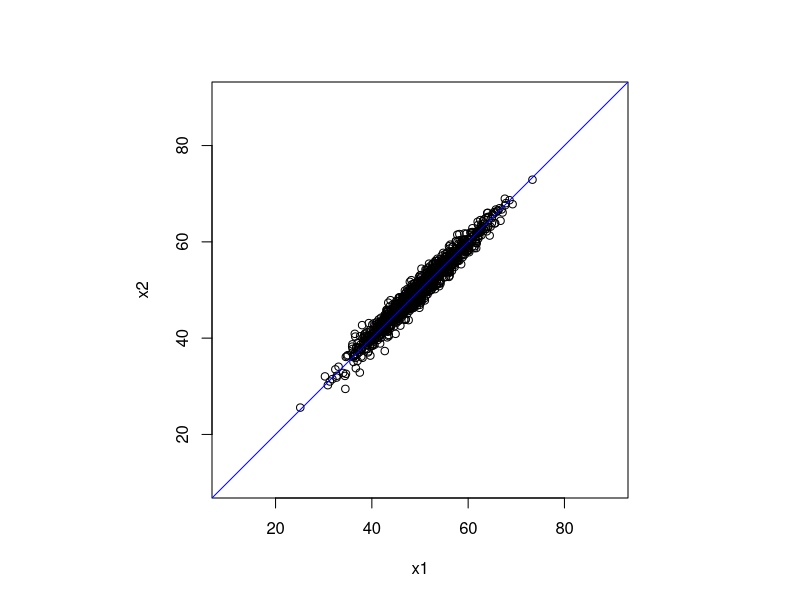
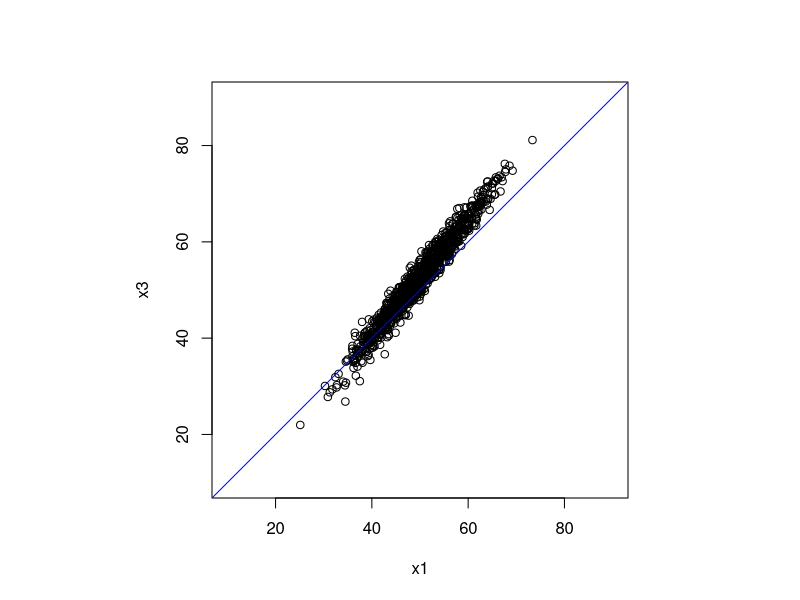
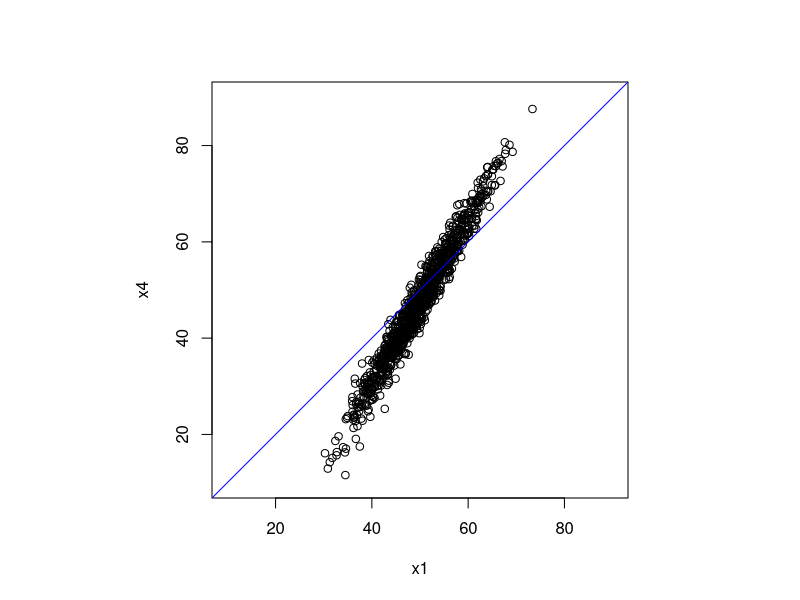
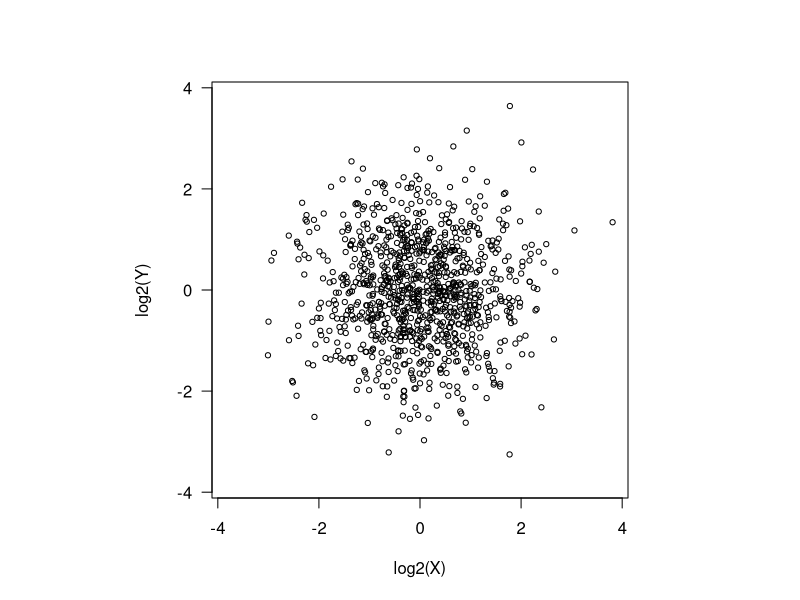
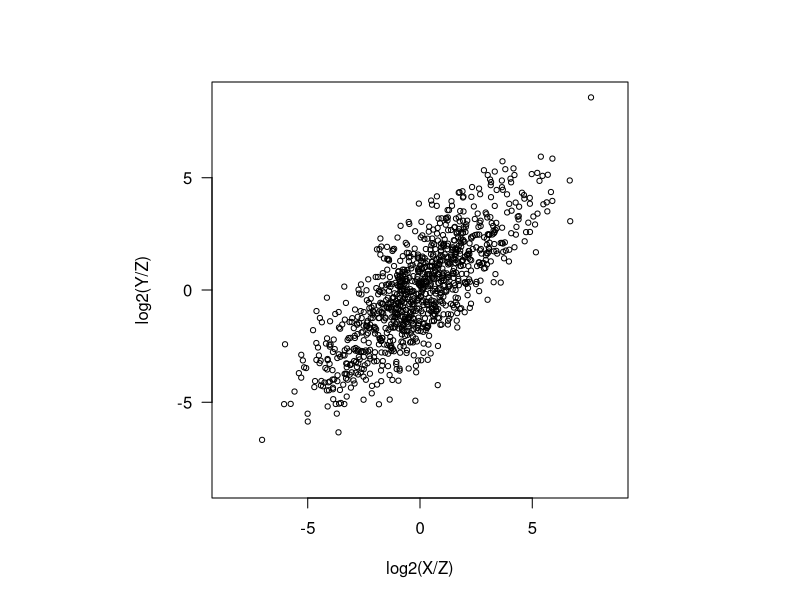
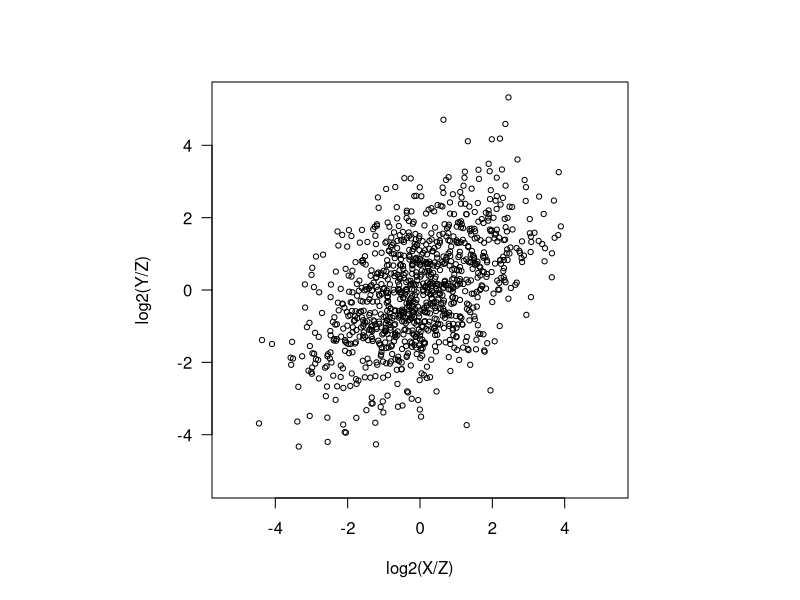
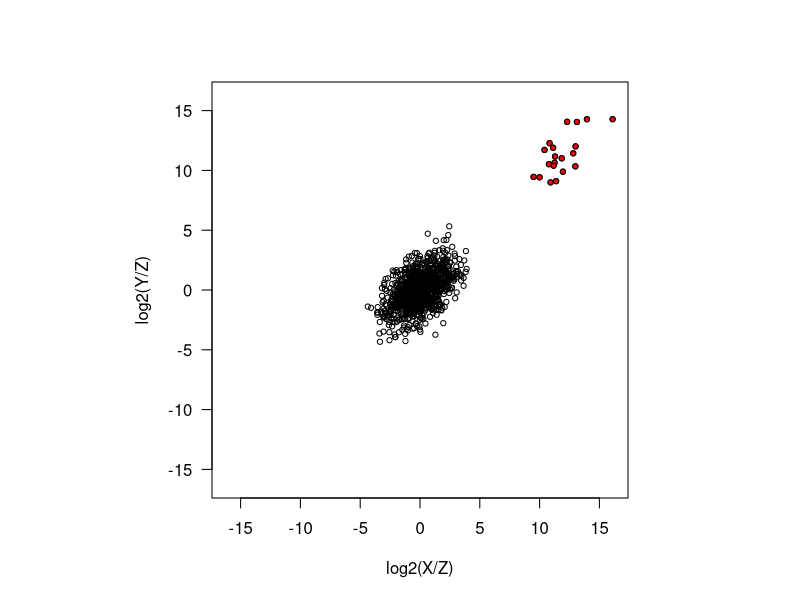
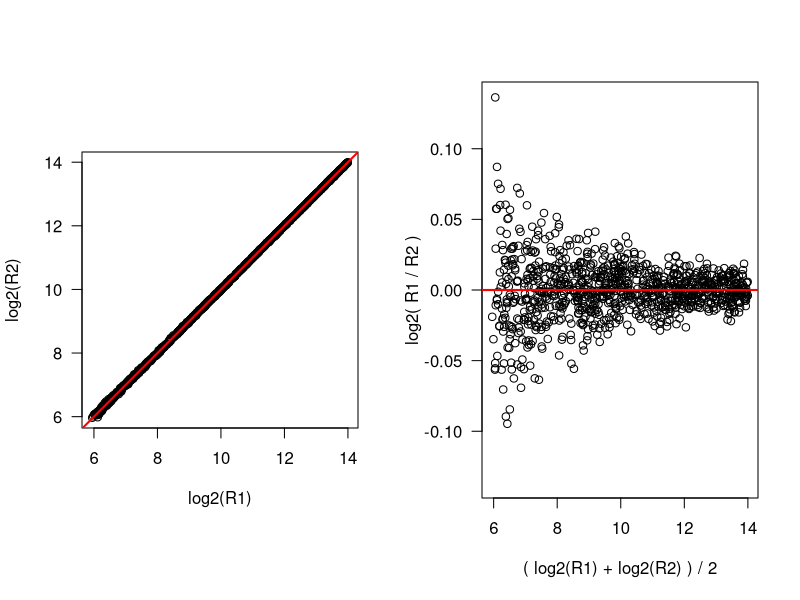

Recreate these plots in R, in order.
## ---- chunk 1
knitr::opts_chunk$set(echo=TRUE, fig.align="center")
## ---- chunk 2
set.seed(1)
m <- rpois(1000,50)
eps1 <- rnorm(1000)
eps2 <- rnorm(1000)
x1 <- m + eps1
x2 <- m + eps2
par(pty="s")
plot(x1, x2, xlim=c(10,90), ylim=c(10,90))
abline(c(0,1), col="blue")
## ---- chunk 3
cor.con <- function(x,y) 2*cov(x,y)/(var(x)+var(y)+(mean(x)-mean(y))^2)
cor(x1,x2)
cor.con(x1,x2)
## ---- chunk 4
x3 <- -10 + 1.25*x2
par(pty="s")
plot(x1, x3, xlim=c(10,90), ylim=c(10,90))
abline(c(0,1), col="blue")
cor(x1,x3)
cor.con(x1,x3)
## ---- chunk 5
x4 <- -40 + 1.75*x2
par(pty="s")
plot(x1, x4, xlim=c(10,90), ylim=c(10,90))
abline(c(0,1), col="blue")
cor(x1,x4)
cor.con(x1,x4)
## ---- chunk 6
set.seed(1)
x <- rnorm(1000)
y <- rnorm(1000)
r1 <- max(abs(c(x,y)))
r1 <- c(-r1,r1)
par(las=1, pty="s")
plot(x, y , xlab="log2(X)", ylab="log2(Y)", xlim=r1, ylim=r1, pch=1, cex=0.7)
## ---- chunk 7
z <- rnorm(1000,sd=2)
r2 <- max(abs(c(x-z,y-z)))
r2 <- c(-r2,r2)
par(las=1, pty="s")
plot(x-z, y-z , xlab="log2(X/Z)", ylab="log2(Y/Z)", xlim=r2, ylim=r2, pch=1, cex=0.7)
## ---- chunk 8
cor(x,y)
cor(x-z,y-z)
## ---- chunk 9
z <- rnorm(1000,sd=1)
r3 <- max(abs(c(x-z,y-z)))
r3 <- c(-r3,r3)
par(las=1, pty="s")
plot(x-z, y-z , xlab="log2(X/Z)", ylab="log2(Y/Z)", xlim=r3, ylim=r3, pch=1, cex=0.7)
cor(x-z,y-z)
## ---- chunk 10
z[1:20] <- log2(runif(20,0,1e-3))
z[1:20]
r4 <- max(abs(c(x-z,y-z)))
r4 <- c(-r4,r4)
par(las=1, pty="s")
plot(x-z, y-z, xlab="log2(X/Z)", ylab="log2(Y/Z)", xlim=r4, ylim=r4, pch=1, cex=0.7)
points((x-z)[1:20], (y-z)[1:20], pch=21, bg="red", cex=0.7)
cor(x-z,y-z)
## ---- chunk 11
n <- 1000
set.seed(1)
x <- runif(n,6,14)
## ---- chunk 12
x1 <- x + rnorm(n,sd=1/x^2)
x2 <- x + rnorm(n,sd=1/x^2)
r <- max(abs(x1-x2))
r <- c(-r,r)
par(mfrow=c(1,2), las=1)
par(pty="s")
plot(x1, x2, xlab="log2(R1)", ylab="log2(R2)")
abline(c(0,1), col="red", lwd=2)
par(pty="m")
plot((x1+x2)/2, x1-x2, xlab="( log2(R1) + log2(R2) ) / 2", ylab="log2( R1 / R2 )", ylim=r)
abline(h=0, col="red", lwd=2)
## ---- chunk 13
x1b <- x1 + log2(1.05)
x2b <- x2
r <- max(abs(x1b-x2b))
r <- c(-r,r)
par(mfrow=c(1,2), las=1)
par(pty="s")
plot(x1b, x2b, xlab="log2(R1)", ylab="log2(R2)")
abline(c(0,1), col="red", lwd=2)
par(pty="m")
plot((x1b+x2b)/2, x1b-x2b, xlab="( log2(R1) + log2(R2) ) / 2", ylab="log2( R1 / R2 )", ylim=r)
abline(h=0, col="red", lwd=2)
## ---- chunk 14
x1b <- x1 + log2(1.01)
x2b <- x2
r <- max(abs(x1b-x2b))
r <- c(-r,r)
par(mfrow=c(1,2), las=1)
par(pty="s")
plot(x1b, x2b, xlab="log2(R1)", ylab="log2(R2)")
abline(c(0,1), col="red", lwd=2)
par(pty="m")
plot((x1b+x2b)/2, x1b-x2b, xlab="( log2(R1) + log2(R2) ) / 2", ylab="log2( R1 / R2 )", ylim=r)
abline(h=0,col="red",lwd=2)
## ---- chunk 15
m <- mean(c(x1,x2))
x1b <- x1 - 0.01*(x1-m)
x2b <- x2
r <- max(abs(x1b-x2b))
r <- c(-r,r)
par(mfrow=c(1,2), las=1)
par(pty="s")
plot(x1b, x2b, xlab="log2(R1)", ylab="log2(R2)")
abline(c(0,1), col="red", lwd=2)
par(pty="m")
plot((x1b+x2b)/2, x1b-x2b, xlab="( log2(R1) + log2(R2) ) / 2",ylab="log2( R1 / R2 )", ylim=r)
abline(h=0, col="red", lwd=2)
## ---- chunk 16
m <- mean(c(x1,x2))
x1b <- x1 - (x1-m)/(x1^2)
x2b <- x2
r <- max(abs(x1b-x2b))
r <- c(-r,r)
par(mfrow=c(1,2), las=1)
par(pty="s")
plot(x1b, x2b, xlab="log2(R1)", ylab="log2(R2)")
abline(c(0,1), col="red", lwd=2)
par(pty="m")
plot((x1b+x2b)/2, x1b-x2b, xlab="( log2(R1) + log2(R2) ) / 2", ylab="log2( R1 / R2 )", ylim=r)
abline(h=0, col="red", lwd=2)
